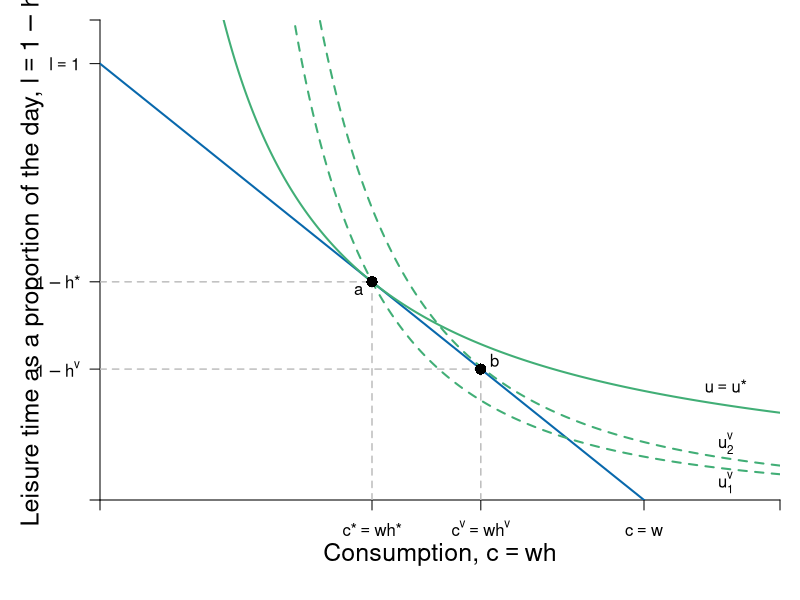

Reproduce this figure in R.
require(shape)
pdf(file = "indmarketdemand/demand_cd_indiff_veblen.pdf", width = 9, height = 7)

#Set parameters for graphics
axislabelsize <- 1.5
graphlinewidth <- 2
segmentlinewidth <- 1.5

COL <- c("#7fc97f", "#beaed4", "#fdc086", "#ffff99", "#386cb0", "#f0027f", "#bf5b17", "#666666")
COLA <- c("#99d8c9","#66c2a4","#41ae76", "#238b45", "#005824")
COLB <- c("#4eb3d3", "#2b8cbe", "#0868ac","#084081")

#Edited the margins to cater for the larger LHS labels
par(mar =  c(5, 5, 1, 1))

uA <- function(x, y, alpha = 0.5) {
  x^(alpha)*y^(1 - alpha)
}

uA <- function(x, y, alpha = 0.5) {
  x^(alpha)*y^(1 - alpha)
}


bcA <- function(x, w = 1, h = 1) {
  h - w*x
}


xlims <- c(0, 5)
ylims <- c(0, 1.1)

npts <- 501 
x <- seq(xlims[1], xlims[2], length.out = npts)
y <- seq(ylims[1], ylims[2], length.out = npts) 
a <- c(1)

plot(0, 0, xlim = xlims, ylim = ylims, type = "n",
     xlab = expression(paste("")),
     ylab = expression(paste("")), 
     xaxt = "n", 
     yaxt = "n", 
     cex.lab = axislabelsize, 
     bty = "n",
     xaxs="i", 
     yaxs="i")

# ticksy <- seq(from = 0, to = ylims[2], by = 2)
# ylabels <- seq(from = 0, to = ylims[2], by = 2)
# ticksx <- seq(from = 0, to = xlims[2], by = 2)
# xlabels <- seq(from = 0, to = xlims[2], by = 2)
ticksy <- c(0, 0.3, 0.5, 1, ylims[2])
ylabels <- c(NA, expression(paste(1 - h^v)), expression(paste(1 - h,"*")), expression(paste(l == 1)), NA)
ticksx <- c(0, 2, 2.8, 4, xlims[2])
xlabels <- c(NA, expression(paste(c,"*" == w*h,"*")), expression(paste(c^v == w*h^v)), expression(paste(c == w)), NA)

axis(1, at = ticksx, pos = 0, labels = xlabels)
axis(2, at = ticksy, pos = 0, labels = ylabels, las = 1)

npts <- 500 
xx1 <- seq(xlims[1], xlims[2], length.out = npts)

lines(xx1, bcA(xx1, w = 0.25, h = 1), col = COLB[3], lwd = graphlinewidth)
#lines(xx1, indiffA1(xx1, uA = 20, rmax = 2.5, xmax = 10), col = COLB[4], lwd = graphlinewidth)



mtext(expression(paste("Consumption, ", c == w*h)), side=1, line = 2.5, cex = axislabelsize)
text(-0.5, 0.5*ylims[2], expression(paste("Leisure time as a proportion of the day, ", l == 1 - h)), xpd = TRUE, cex = axislabelsize, srt = 90) 


#Label the iso-welfare functions for the HG, Aisha
text(4.6, 0.04, expression(u[1]^v))
text(4.6, 0.13, expression(u[2]^v))
text(4.6, 0.26, expression(paste(u == u,"*")))

contour(x, y, 
        outer(x, y, uA),
        drawlabels = FALSE,
        col = COLA[3],
        lwd = graphlinewidth,
        levels = a, 
        xaxs="i", 
        yaxs="i", 
        add = TRUE)

b <- c(1.32, 1.44)

contour(x, y, 
        outer(x, y, uA, alpha = 0.7),
        drawlabels = FALSE,
        col = COLA[3],
        lwd = graphlinewidth,
        lty = 2, 
        levels = b, 
        xaxs="i", 
        yaxs="i", 
        add = TRUE)

segments(0, 0.5, 2, 0.5, lty = 2, col = "gray" , lwd = segmentlinewidth)
segments(2, 0, 2, 0.5, lty = 2, col = "gray" , lwd = segmentlinewidth)
points(2, 0.5, pch = 16, col = "black", cex = 1.5)
text(1.9, 0.48, expression(a))

segments(0, 0.3, 2.8, 0.3, lty = 2, col = "gray" , lwd = segmentlinewidth)
segments(2.8, 0, 2.8, 0.3, lty = 2, col = "gray" , lwd = segmentlinewidth)
points(2.8, 0.3, pch = 16, col = "black", cex = 1.5)
text(2.9, 0.32, expression(b))


points(1.55, 10.45, pch = 16, col = "black", cex = 1.5)
points(10.45, 1.55, pch = 16, col = "black", cex = 1.5)
text(1.65, 11, expression(a))
text(10.55, 2, expression(b))

text(10, 10, expression(paste("Budget constraint, ", bc[1])))
Arrows(10, 9.7, 10, 2.5, col = "black", lty = 1, lwd = 2, arr.type = "triangle", arr.lwd = 0.5)


dev.off()
